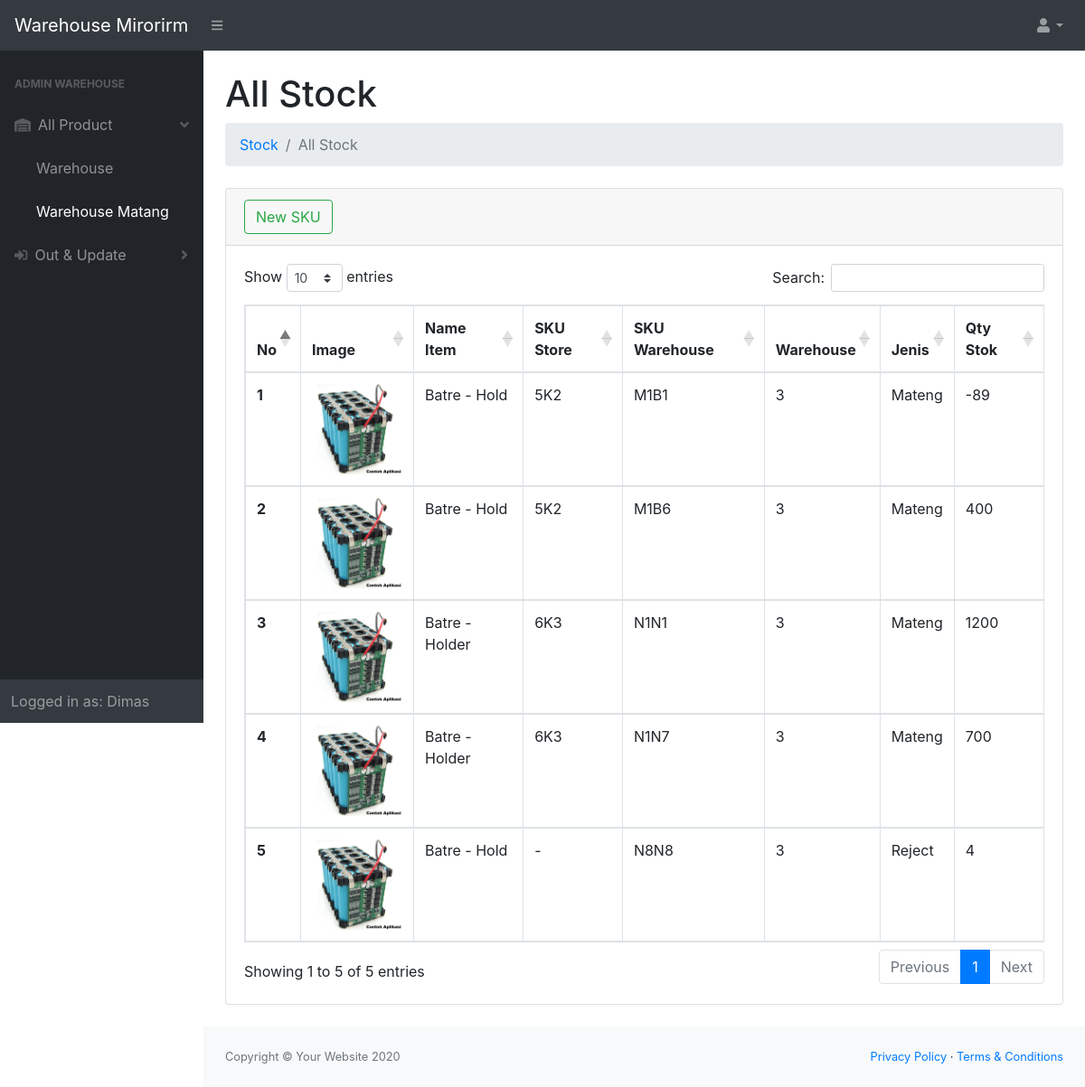
The page /gudang/index.php?url=gudang5 (signed in) on the database its author committed.
### tables this page shows
CREATE TABLE `product_id` (
  `id_product` int(11) NOT NULL,
  `image` mediumtext NOT NULL,
  `nama` varchar(200) NOT NULL,
  `jenis` varchar(200) NOT NULL
);

CREATE TABLE `toko_id` (
  `id_toko` int(11) NOT NULL,
  `sku_toko` varchar(200) NOT NULL DEFAULT '-',
  `id_product` int(11) NOT NULL,
  `quantity_toko` int(11) NOT NULL
);

CREATE TABLE `gudang_id` (
  `id_gudang` int(11) NOT NULL,
  `sku_gudang` varchar(200) NOT NULL,
  `id_product` int(11) NOT NULL,
  `quantity` int(11) NOT NULL,
  `lokasi_gudang` int(11) NOT NULL
);

### gudang/gudang5.php (the view)
<div class="container-fluid">
                        <h1 class="mt-4">All Stock</h1>
                        <ol class="breadcrumb mb-4">
                            <li class="breadcrumb-item"><a href="#">Stock</a></li>
                            <li class="breadcrumb-item active">All Stock</li>
                        </ol>
                        <div class="card mb-4">
                            <div class="card-header">
                                <a type="button" class="btn btn-outline-success" href="index.php?url=pending">New SKU</a>
                            </div>
                            <div class="card-body">
                                <div class="table-responsive">
                                    <table class="table table-hover table-bordered" id="dataTable" width="100%" cellspacing="0">
                                        <thead>
                                            <tr>
                                                <th>No</th>
                                                <th>Image</th>
                                                <th>Name Item</th>
                                                <th>SKU Store</th>
                                                <th>SKU Warehouse</th>
                                                <th>Warehouse</th>
                                                <th>Jenis</th>
                                                <th>Qty Stok</th>
                                            </tr>
                                        </thead>
                                        <tbody>
                                        <?php
                                           $select = mysqli_query($conn, "SELECT * FROM product_id, toko_id, gudang_id WHERE product_id.id_product=toko_id.id_product AND product_id.id_product=gudang_id.id_product AND jenis<>'Mentah'");
                                           $i = 1;
                                           while($data=mysqli_fetch_array($select)){
                                            $gambar = $data['image'];
                                            if($gambar==null){
                                                $img = '<img src="../assets/img/noimageavailable.png" class="zoomable">';
                                            } else {
                                                $img ='<img src="../assets/img/'.$gambar.'" class="zoomable">';
                                            }
                                        ?>
                                            <tr>
                                                <th><?=$i++;?></th>
                                                <td><?=$img;?></td>
                                                <td><?=$data['nama'];?></td>
                                                <td class="text-uppercase"><?=$data['sku_toko'];?></td>
                                                <td class="text-uppercase"><?=$data['sku_gudang'];?></td>
                                                <td><?=$data['lokasi_gudang'];?></td>
                                                <td><?=$data['jenis'];?></td>
                                                <td><?=$data['quantity'];?></td>
                                            </tr>
                                            <?php
                                           }
                                        ?>
                                        </tbody>
                                    </table>
                                </div>
                            </div>
                        </div>
                    </div>

### gudang/index.php (style rules this page uses)
.zoomable { width: 100px; }

### rows shown on the page
product_id: image (picture), nama "Batre - Hold", toko_id.sku_toko "5K2", gudang_id.sku_gudang "M1B1", gudang_id.lokasi_gudang "3", jenis "Mateng", gudang_id.quantity "-89", gudang_id.sku_gudang "M1B6", gudang_id.quantity "400"
product_id: image (picture), nama "Batre - Holder", toko_id.sku_toko "6K3", gudang_id.sku_gudang "N1N1", gudang_id.lokasi_gudang "3", jenis "Mateng", gudang_id.quantity "1200", gudang_id.sku_gudang "N1N7", gudang_id.quantity "700"
product_id: image (picture), nama "Batre - Hold", toko_id.sku_toko "-", gudang_id.sku_gudang "N8N8", gudang_id.lokasi_gudang "3", jenis "Reject", gudang_id.quantity "4"

### other values the page prints
$_SESSION['nama_user'] "Dimas"
